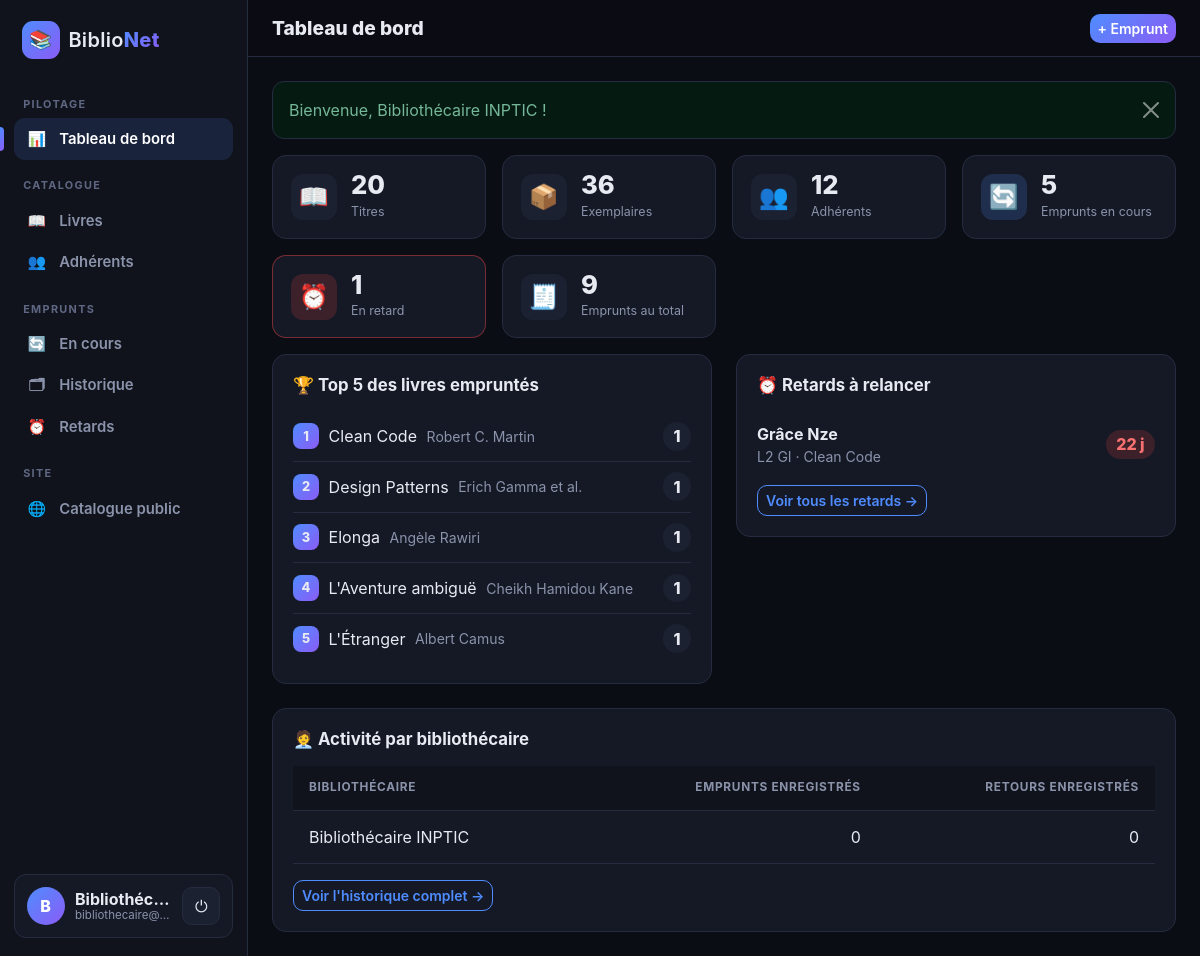
The page /dashboard (signed in) on the database as committed earlier.
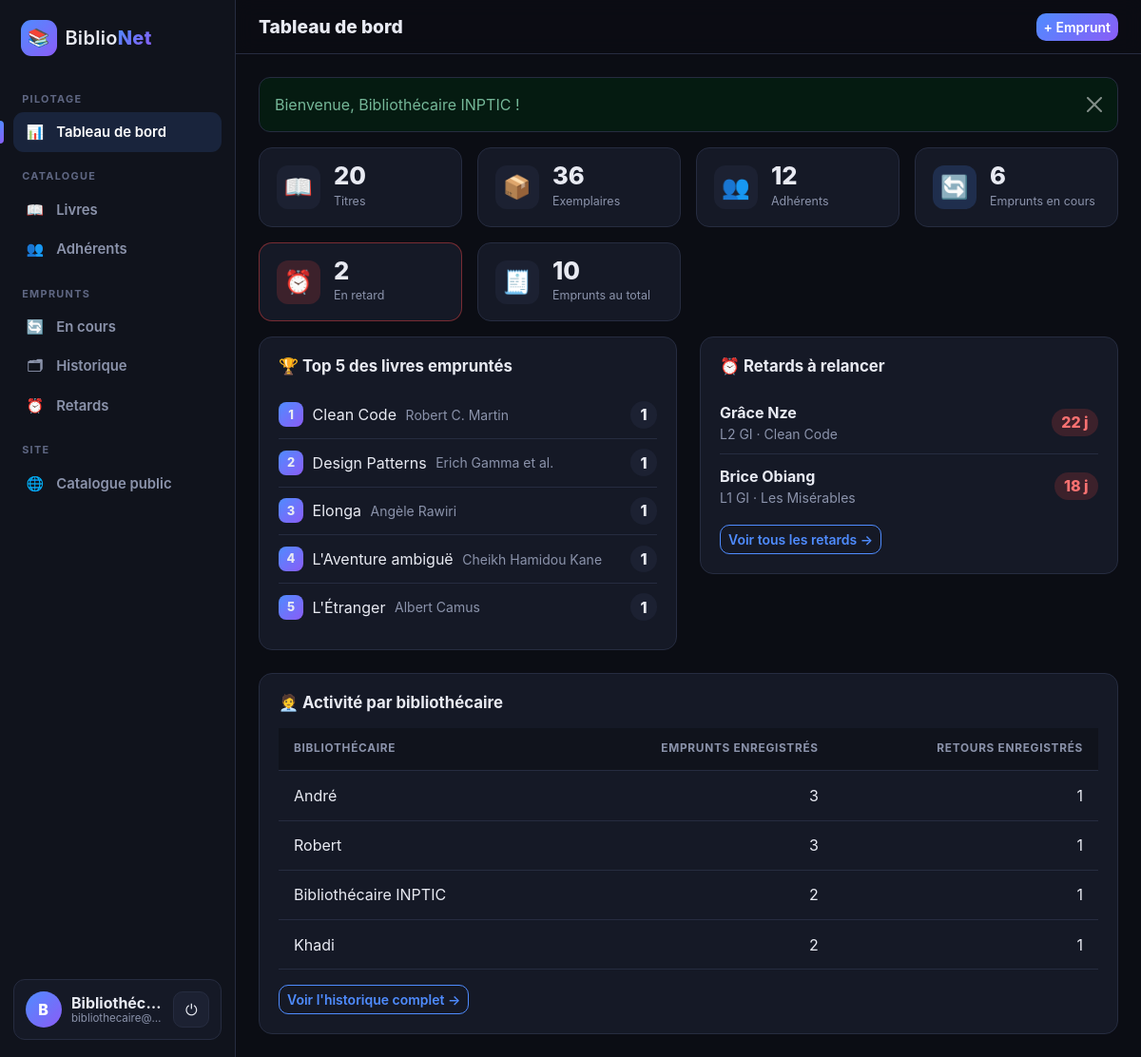
The same page on the database as committed later.
### tables this page shows
CREATE TABLE users (
    id        INT UNSIGNED NOT NULL AUTO_INCREMENT,
    nom       VARCHAR(100) NOT NULL,
    email     VARCHAR(150) NOT NULL,
    password  VARCHAR(255) NOT NULL,
    PRIMARY KEY (id),
    UNIQUE KEY uq_users_email (email)
);

CREATE TABLE emprunts (
    id            INT UNSIGNED NOT NULL AUTO_INCREMENT,
    livre_id      INT UNSIGNED NOT NULL,
    adherent_id   INT UNSIGNED NOT NULL,
    date_emprunt  DATE NOT NULL,
    date_retour   DATE NULL DEFAULT NULL,
    user_id         INT UNSIGNED NULL DEFAULT NULL,
    retour_user_id  INT UNSIGNED NULL DEFAULT NULL,
    PRIMARY KEY (id),
    KEY idx_emprunts_retour (date_retour),
    CONSTRAINT fk_emprunts_livre    FOREIGN KEY (livre_id)    REFERENCES livres (id),
    CONSTRAINT fk_emprunts_adherent FOREIGN KEY (adherent_id) REFERENCES adherents (id),
    CONSTRAINT fk_emprunts_user     FOREIGN KEY (user_id)        REFERENCES users (id) ON DELETE SET NULL,
    CONSTRAINT fk_emprunts_retour   FOREIGN KEY (retour_user_id) REFERENCES users (id) ON DELETE SET NULL
);

CREATE TABLE adherents (
    id         INT UNSIGNED NOT NULL AUTO_INCREMENT,
    nom        VARCHAR(80) NOT NULL,
    prenom     VARCHAR(80) NOT NULL,
    classe     VARCHAR(50) NOT NULL,
    telephone  VARCHAR(30) NULL,
    PRIMARY KEY (id)
);

CREATE TABLE livres (
    id              INT UNSIGNED NOT NULL AUTO_INCREMENT,
    titre           VARCHAR(255) NOT NULL,
    auteur          VARCHAR(150) NOT NULL,
    categorie       VARCHAR(100) NOT NULL,
    annee           SMALLINT UNSIGNED NOT NULL,
    nb_exemplaires  INT NOT NULL DEFAULT 1,
    PRIMARY KEY (id),
    KEY idx_livres_titre (titre),
    KEY idx_livres_auteur (auteur)
);

### app/core/Controller.php (called while the page is built, shortened)
<?php
class Controller
{
    protected function render(string $view, array $data = []): void
    {
        extract($data, EXTR_SKIP);
        $flash = $_SESSION['flash'] ?? null;
        $user = $_SESSION['user'] ?? null;
        require APP_PATH . '/views/' . $view . '.php';
        $content = ob_get_clean();
        require APP_PATH . '/views/layouts/main.php';
    }
}

### app/controllers/DashboardController.php (called while the page is built, shortened)
<?php
class DashboardController extends Controller
{
    public function index(): void
    {
        $this->render('dashboard/index', [
            'title'   => 'Tableau de bord',
            'stats'   => Emprunt::stats(),
            'top'     => Emprunt::topLivres(),
            'retards' => Emprunt::retards(),
            'equipe'  => Emprunt::parBibliothecaire(),
        ]);
    }
}

### app/core/Router.php (called while the page is built, shortened)
<?php
class Router
{
    public function dispatch(): void
    {
        $segments = request_segments();
        $name   = strtolower($segments[0] ?? 'catalogue');
        $action = strtolower($segments[1] ?? 'index');
        $params = array_slice($segments, 2);
        $class = self::ROUTES[$name];
        $method = new ReflectionMethod($class, $action);
        $params = array_slice($params, 0, $method->getNumberOfParameters());
        $method->invokeArgs(new $class(), $params);
    }
}

### public/index.php (called while the page is built, shortened)
<?php
$config = require ROOT_PATH . '/config/config.php';
$production = $config['env'] === 'production';
require APP_PATH . '/core/helpers.php';
try {
    (new Router())->dispatch();
} catch (Throwable $e) {
    error_log((string) $e);
    http_response_code(500);
    (new Controller())->renderMessage(
        'Erreur',
        'danger',
        $production ? 'Une erreur est survenue. Veuillez réessayer plus tard.' : $e->getMessage()
    );
}

### app/core/helpers.php (called while the page is built, shortened)
<?php
function e($value): string
{
    return htmlspecialchars((string) $value, ENT_QUOTES, 'UTF-8');
}
function base_path(): string
{
    return rtrim(str_replace('\\', '/', dirname($_SERVER['SCRIPT_NAME'])), '/');
}
function url(string $path = ''): string
{
    return base_path() . '/' . ltrim($path, '/');
}
function asset(string $path): string
{
    return url('assets/' . ltrim($path, '/'));
}
function request_segments(): array
{
    $path = $_GET['url'] ?? null;
    $path = trim($path, '/');
    return $path === '' ? [] : explode('/', $path);
}
function current_segment(): string
{
    return request_segments()[0] ?? 'catalogue';
}
function nav_active(string $segment, ?string $action = null): string
{
    $parts = request_segments();
    if (($parts[0] ?? 'catalogue') !== $segment) {
        return '';
    }
    $current = $parts[1] ?? 'index';
    if ($action === null) {
        return in_array($current, ['retards', 'historique'], true) ? '' : ' active';
    }
    return $current === $action ? ' active' : '';
}
function initial(string $text): string
{
    return mb_strtoupper(mb_substr(trim($text), 0, 1, 'UTF-8'), 'UTF-8');
}

### app/core/Database.php (called while the page is built)
<?php
class Database
{
    private static array $config = [];
    private static ?PDO $pdo = null;
    public static function configure(array $config): void
    {
        self::$config = $config;
    }
    public static function pdo(): PDO
    {
        if (self::$pdo === null) {
            $c = self::$config;
            $dsn = "mysql:host={$c['host']};dbname={$c['name']};charset=utf8mb4";
            self::$pdo = new PDO($dsn, $c['user'], $c['pass'], [
                PDO::ATTR_ERRMODE            => PDO::ERRMODE_EXCEPTION,
                PDO::ATTR_DEFAULT_FETCH_MODE => PDO::FETCH_ASSOC,
                PDO::ATTR_EMULATE_PREPARES   => false,
            ]);
        }
        return self::$pdo;
    }
    public static function query(string $sql, array $params = []): PDOStatement
    {
        $stmt = self::pdo()->prepare($sql);
        $stmt->execute($params);
        return $stmt;
    }
}

### app/models/Emprunt.php (called while the page is built, shortened)
<?php
class Emprunt
{
    public static function retards(): array
    {
        return Database::query(
            self::JOIN . ' WHERE e.date_retour IS NULL AND DATEDIFF(CURDATE(), e.date_emprunt) > ?
                ORDER BY e.date_emprunt',
            [self::JOURS_MAX]
        )->fetchAll();
    }
    public static function topLivres(): array
    {
        return Database::query(
            'SELECT l.titre, l.auteur, COUNT(*) AS nb
             FROM emprunts e JOIN livres l ON l.id = e.livre_id
             GROUP BY l.id, l.titre, l.auteur
             ORDER BY nb DESC, l.titre LIMIT 5'
        )->fetchAll();
    }
    public static function parBibliothecaire(): array
    {
        return Database::query(
            'SELECT u.id, u.nom,
                    (SELECT COUNT(*) FROM emprunts e WHERE e.user_id = u.id) AS emprunts,
                    (SELECT COUNT(*) FROM emprunts e WHERE e.retour_user_id = u.id) AS retours
             FROM users u
             ORDER BY emprunts DESC, u.nom'
        )->fetchAll();
    }
}

### app/views/dashboard/index.php (the view, shortened to what this page needs)
<?php
$cards = [
    ['📖', 'Titres', $stats['livres'], ''],
    ['📦', 'Exemplaires', $stats['exemplaires'], ''],
    ['👥', 'Adhérents', $stats['adherents'], ''],
    ['🔄', 'Emprunts en cours', $stats['en_cours'], 'accent'],
    ['⏰', 'En retard', $stats['retards'], $stats['retards'] > 0 ? 'danger' : ''],
    ['🧾', 'Emprunts au total', $stats['total'], ''],
];
?>
<div class="stat-grid">
  <?php foreach ($cards as [$icon, $label, $value, $class]): ?>
    <div class="stat <?= e($class) ?>"><i><?= $icon ?></i><div><b><?= e($value) ?></b><small><?= e($label) ?></small></div></div>
  <?php endforeach; ?>
</div>
<div class="row g-4">
  <div class="col-lg-6">
    <div class="panel">
      <h2 class="panel-title">🏆 Top 5 des livres empruntés</h2>
      <ol class="rank">
        <?php foreach ($top as $t): ?>
          <li><span><?= e($t['titre']) ?> <small><?= e($t['auteur']) ?></small></span><em><?= e($t['nb']) ?></em></li>
        <?php endforeach; ?>
      </ol>
    </div>
  </div>
  <div class="col-lg-6">
    <div class="panel">
      <h2 class="panel-title">⏰ Retards à relancer</h2>
      <ul class="rank plain">
        <?php foreach (array_slice($retards, 0, 5) as $r): ?>
          <li>
            <span><strong><?= e($r['prenom'] . ' ' . $r['nom']) ?></strong> <small><?= e($r['classe']) ?> · <?= e($r['titre']) ?></small></span>
            <em class="late"><?= e($r['jours']) ?> j</em>
          </li>
        <?php endforeach; ?>
      </ul>
      <?php if ($retards): ?>
        <a class="btn btn-sm btn-outline-accent mt-2" href="<?= e(url('emprunts/retards')) ?>">Voir tous les retards →</a>
      <?php endif; ?>
    </div>
  </div>
</div>
<div class="panel mt-4">
  <h2 class="panel-title">🧑‍💼 Activité par bibliothécaire</h2>
  <div class="table-responsive">
    <table class="table table-dark-custom align-middle mb-0">
      <thead><tr><th>Bibliothécaire</th><th class="text-end">Emprunts enregistrés</th><th class="text-end">Retours enregistrés</th></tr></thead>
      <tbody>
        <?php foreach ($equipe as $u): ?>
          <tr><td><?= e($u['nom']) ?></td><td class="text-end"><?= e($u['emprunts']) ?></td><td class="text-end"><?= e($u['retours']) ?></td></tr>
        <?php endforeach; ?>
      </tbody>
    </table>
  </div>
  <a class="btn btn-sm btn-outline-accent mt-3" href="<?= e(url('emprunts/historique')) ?>">Voir l'historique complet →</a>
</div>

### app/views/layouts/main.php (shortened to what this page needs)
<?php
$segment = current_segment();
$adminShell = $user && !in_array($segment, ['catalogue', 'auth'], true);
?>
<!DOCTYPE html>
<html lang="fr" data-bs-theme="dark">
<head>
  <link href="https://cdn.jsdelivr.net/npm/bootstrap@5.3.3/dist/css/bootstrap.min.css" rel="stylesheet">
  <link href="<?= e(asset('css/style.css')) ?>" rel="stylesheet">
</head>
<body class="<?= $adminShell ? 'shell-admin' : 'shell-public' ?>">
<?php if ($adminShell): ?>
<aside class="sidebar" id="sidebar">
  <a class="brand" href="<?= e(url('catalogue')) ?>"><span class="brand-logo">📚</span><span class="brand-text">Biblio<b>Net</b></span></a>
  <nav class="side-nav" aria-label="Navigation principale">
    <div class="side-title">Pilotage</div>
    <a class="side-link<?= nav_active('dashboard') ?>" href="<?= e(url('dashboard')) ?>"><i>📊</i><span>Tableau de bord</span></a>
    <div class="side-title">Catalogue</div>
    <a class="side-link<?= nav_active('livres') ?>" href="<?= e(url('livres')) ?>"><i>📖</i><span>Livres</span></a>
    <a class="side-link<?= nav_active('adherents') ?>" href="<?= e(url('adherents')) ?>"><i>👥</i><span>Adhérents</span></a>
    <div class="side-title">Emprunts</div>
    <a class="side-link<?= nav_active('emprunts') ?>" href="<?= e(url('emprunts')) ?>"><i>🔄</i><span>En cours</span></a>
    <a class="side-link<?= nav_active('emprunts', 'historique') ?>" href="<?= e(url('emprunts/historique')) ?>"><i>🗂</i><span>Historique</span></a>
    <a class="side-link<?= nav_active('emprunts', 'retards') ?>" href="<?= e(url('emprunts/retards')) ?>"><i>⏰</i><span>Retards</span></a>
    <div class="side-title">Site</div>
    <a class="side-link" href="<?= e(url('catalogue')) ?>"><i>🌐</i><span>Catalogue public</span></a>
  </nav>
  <div class="side-user">
    <div class="avatar"><?= e(initial($user['nom'])) ?></div>
    <div class="who"><strong><?= e($user['nom']) ?></strong><small><?= e($user['email']) ?></small></div>
    <form method="post" action="<?= e(url('auth/logout')) ?>" class="m-0">
      <button class="btn-icon" title="Déconnexion" aria-label="Déconnexion">⏻</button>
    </form>
  </div>
</aside>
<div class="admin-main">
  <header class="topbar">
    <h1 class="topbar-title"><?= e($title ?? '') ?></h1>
    <a class="btn btn-sm btn-accent ms-auto" href="<?= e(url('emprunts/create')) ?>">+ Emprunt</a>
  </header>
  <main class="content">
    <?php if ($flash): ?>
      <div class="alert alert-<?= e($flash['type']) ?> alert-dismissible fade show" role="alert">
        <?= e($flash['message']) ?><button type="button" class="btn-close" data-bs-dismiss="alert" aria-label="Fermer"></button>
      </div>
    <?php endif; ?>
    <?= $content ?>
  </main>
</div>
<?php endif; ?>
</body>
</html>

Rows that differ between the two databases and show on the page:
computed for users "Bibliothécaire INPTIC": emprunts "0" → "2"; retours "0" → "1"
now on this page (row edited): emprunts: adherent.nom "Brice Obiang", adherent.classe "L1 GI", livre.titre "Les Misérables", jours "18"
added users: nom "André", emprunts "3", retours "1"
added users: nom "Robert", emprunts "3", retours "1"
added users: nom "Khadi", emprunts "2", retours "1"
Other text that changed with them:
new list line: "🔄 6 Emprunts en cours"
new list line: "⏰ 2 En retard"
new list line: "🧾 10 Emprunts au total"
list line gone: "🔄 5 Emprunts en cours"
list line gone: "⏰ 1 En retard"
list line gone: "🧾 9 Emprunts au total"
